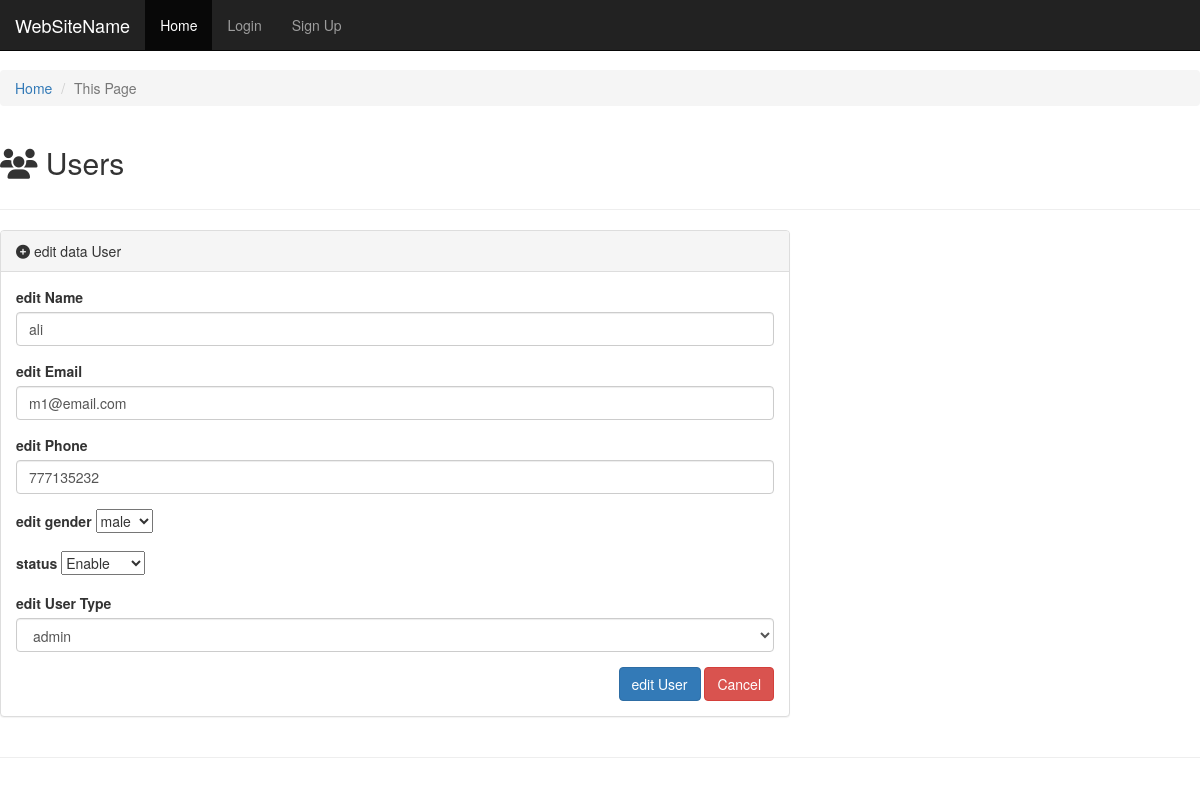
/edit_user.php?code=6, run on the app's committed database.
### tables this page shows
CREATE TABLE `users` (
  `u_id` int(11) NOT NULL,
  `u_name` varchar(50) NOT NULL,
  `u_email` varchar(30) NOT NULL,
  `u_password` varchar(255) NOT NULL,
  `u_phone` varchar(20) NOT NULL,
  `u_nationality` varchar(20) NOT NULL,
  `u_gender` varchar(6) NOT NULL,
  `u_date` timestamp NOT NULL DEFAULT current_timestamp(),
  `u_status` tinyint(4) NOT NULL DEFAULT 1,
  `u_priv` int(11) NOT NULL
);

### edit_user.php (the view, shortened to what this page needs)
<?php
include ("heder.php");
require "db_connect.php";
?>
        <div id="page-wrapper">
            <div id="page-inner">
                <div class="row">
                    <div class="col-md-12">
                        <h2><i class="fa fa-users"></i> Users</h2>
                   </div>
                </div>
                <hr />
                <div class="row">
                    <div class="col-md-8">
                         <?php
                         if(isset($_GET["code"])){
                            $user_id=$_GET["code"];
                            $q="select u_id, u_name , u_email , u_phone , u_gender , u_nationality , u_status , p_name from users inner join privleges on privleges.p_id =users.u_priv where u_id=?  ";
                            $s=$con->prepare($q);
                                            $s->execute(array($user_id));
                                            if($s->rowCount()){
                                                foreach($s->fetchAll() as $row){
                                                    $u_name=$row["u_name"];
                                                    $u_email=$row["u_email"];
                                                    $u_phone=$row["u_phone"];
                                                    $u_gender=$row["u_gender"];
                                                }
                                            }
                         }
?>
                        <div class="panel panel-default">
                            <div class="panel-heading">
                                <i class="fa fa-plus-circle"></i> edit data User
                            </div>
                            <div class="panel-body">
                                <div class="row">
                                    <div class="col-md-12">
                                        <form role="form" method="POST">
                                            <div class="form-group">
                                                <label>edit Name</label>
                                                <input type="text" value="<?php echo $u_name ?>" placeholder="Please Enter your Name " name="username" class="form-control" />
                                        </div>
                                            <div class="form-group">
                                                <label>edit Email</label>
                                                <input type="email"  value="<?php echo $u_email ?>" class="form-control" name="email"  placeholder="PLease Enter Eamil" />
                                         </div>
                                            <div class="form-group">
                                                <label>edit Phone</label>
                                                <input type="text"  value="<?php echo $u_phone ?>" class="form-control" name="phone" placeholder="PLease Enter Phone" />
                                          </div>
                                          <div class="form-group">
                                                <label>edit gender</label>
                                          <select name="gender" >
                          <?php      echo "<option value='$u_gender'>$u_gender</option>"; ?>
                    </select></div>
                    <div class="form-group">
                                                <label>status</label>
                                          <select name="status" >
                          <option value="1"> Enable </option>
                    </select></div>
                                            <div class="form-group">
                                                <label>edit User Type</label>
                                                <select class="form-control" name="privilege" >
                                                <?php
                                                        $q="select * from privleges";
                                                        $s=$con->prepare($q);
                                                        $s->execute();
                                                        $x=2;
                                                        if($s->rowCount()){
                                                            foreach($s->fetchAll() as $row){
                                                                $p_n=$row["p_name"];
                                                                echo "<option value='$x'>$p_n</option>";
                                                                $x++;
                                                            }
                                                        }
                                                ?>
                                                </select>
                                            </div>
                                            <div style="float:right;">
                                                <button type="submit" class="btn btn-primary" name="edit">edit User</button>
                                                <button type="reset" class="btn btn-danger">Cancel</button>
                                            </div>
                                    </div>
                                </div>
                            </div>
                        </div>
                    </div>
                </div>                    <hr />
                    </div>
                </div>
</body>
</html>

### data on the page
users: username "ali", email "m1@email.com", phone "777135232", gender "male"

### other printed values
form field privilege "admin"
